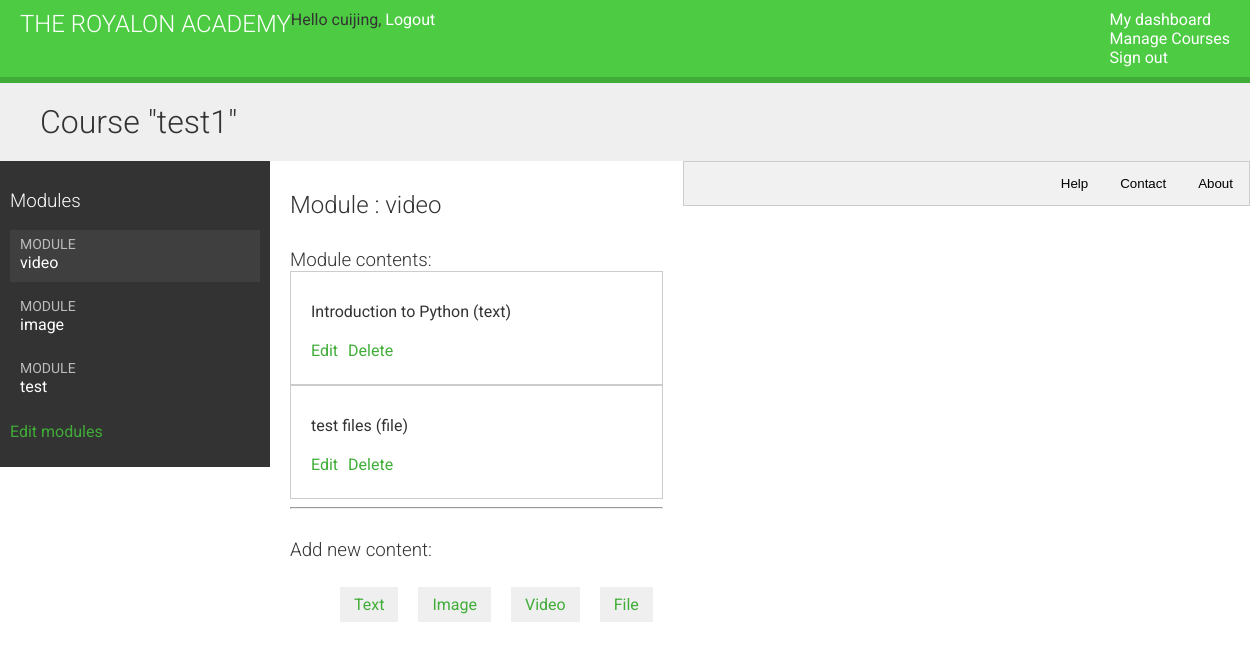
The page /course/module/3/ (signed in) on the database as committed earlier.
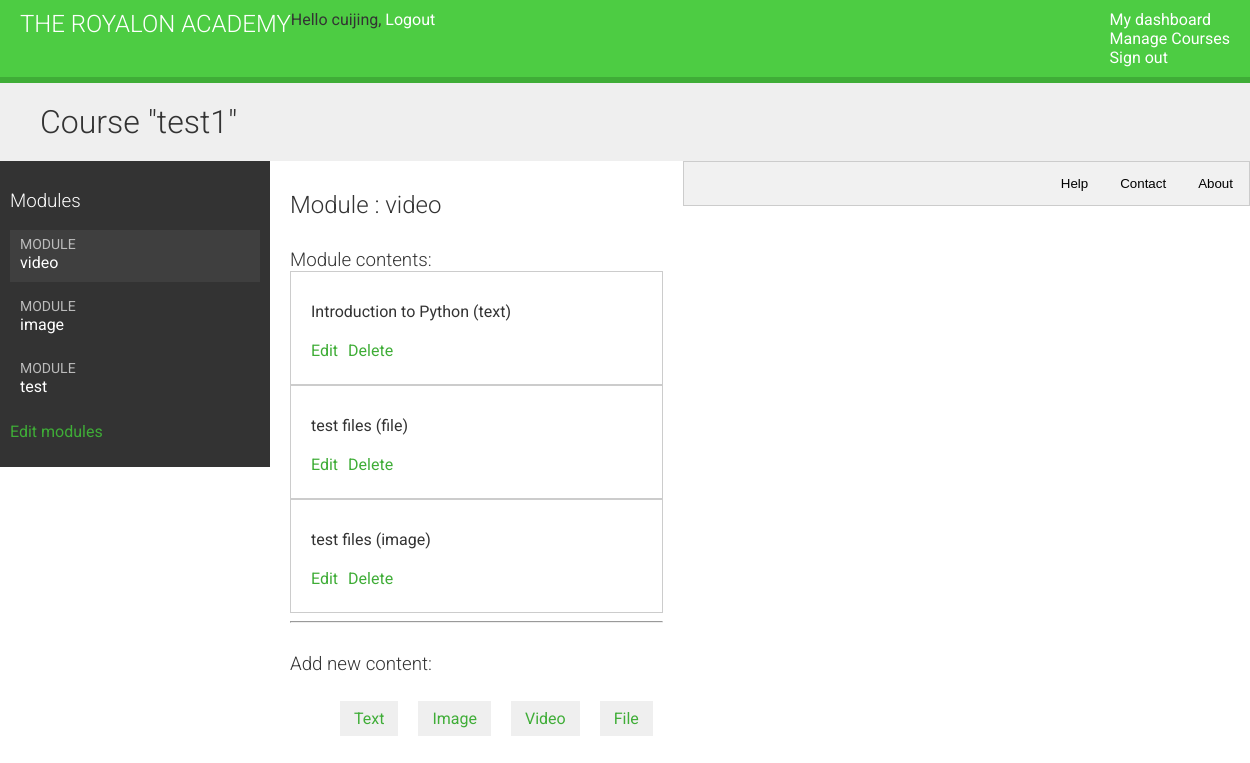
The same page on the database as committed later.
### courses/models.py (models this page shows, shortened)
class Module(models.Model):
    course = models.ForeignKey(Course,
related_name='modules')
    title = models.CharField(max_length=200)
    description = models.TextField(blank=True)

class Content(models.Model):
    module = models.ForeignKey(Module, related_name='contents')
    order = OrderField(blank=True, for_fields=['module'])
    content_type = models.ForeignKey(ContentType,
                                     limit_choices_to={'model__in':('text',
                                                                    'video',
                                                                    'image',
                                                                    'file')})
    object_id = models.PositiveIntegerField()
    item = GenericForeignKey('content_type', 'object_id')
    class Meta:
        ordering = ['order']

class ItemBase(models.Model):
    owner = models.ForeignKey(User, related_name='%(class)s_related')
    title = models.CharField(max_length=250)
    created = models.DateTimeField(auto_now_add=True)
    updated = models.DateTimeField(auto_now=True)
    class Meta:
        abstract = True
    def __str__(self):
        return self.title

class Text(ItemBase):
    content = models.TextField()

class File(ItemBase):
    file = models.FileField(upload_to='files')

class Image(ItemBase):
    file = models.FileField(upload_to='images')

### courses/views.py (the view)
# urls.py: url(r'^module/(?P<module_id>\d+)/$', views.ModuleContentListView.as_view(), name='module_content_list'),
class ModuleContentListView(TemplateResponseMixin, View):
    template_name = 'courses/manage/module/content_list.html'
    def get(self, request, module_id):
        module = get_object_or_404(Module,
                                   id=module_id,
                                   course__owner=request.user)
        return self.render_to_response({'module': module})

### courses/templatetags/course.py (called while the page is built)
@register.filter
def model_name(obj):
    try:
        return obj._meta.model_name
    except AttributeError:
        return None

### courses/templates/courses/manage/module/content_list.html (shortened to what this page needs)
{% extends "base.html" %}
{% load course %}
{% block content %}
{% with course=module.course %}
    <h1>Course "{{ course.title }}"</h1>
    <div class="contents">
        <h3>Modules</h3>
        <ul id="modules">
        {% for m in course.modules.all %}
            <li data-id="{{ m.id }}" {% if m == module %}class="selected"{% endif %}>
                <a href="{% url "module_content_list" m.id %}">
                    <span>
                        Module
                    </span>
                    <br>
                    {{ m.title }}
                </a>
            </li>
        {% empty %}
            <li>No modules yet.</li>
        {% endfor %}
        </ul>
        <p><a href="{% url "course_module_update" course.id %}">Edit modules</a></p>
    </div>
    <div class="module">
        <h2>Module {{ module.order|add:1 }}: {{ module.title }}</h2>
        <h3>Module contents:</h3>
        <div id="module-contents">
            {% for content in module.contents.all %}
            <div data-id="{{ content.id }}">
                {% with item=content.item %}
                    <p>{{ item }} ({{ item|model_name }})</p>
                    <a href="{% url "module_content_update" module.id item|model_name item.id %}">Edit</a>
                    <form action="{% url "module_content_delete" content.id %}" method="post">
                        <input type="submit" value="Delete">
                    </form>
                {% endwith %}
            </div>
            {% empty %}
                <p>This module has no contents yet.</p>
            {% endfor %}
        </div>
        <hr>
        <h3>Add new content:</h3>
        <ul class="content-types">
            <li><a href="{% url "module_content_create" module.id "text" %}">Text</a></li>
            <li><a href="{% url "module_content_create" module.id "image" %}">Image</a></li>
            <li><a href="{% url "module_content_create" module.id "video" %}">Video</a></li>
            <li><a href="{% url "module_content_create" module.id "file" %}">File</a></li>
        </ul>
    </div>
{% endwith %}
{% endblock %}

Rows that differ between the two databases and show on the page:
added Content: item "test files", item|model_name "image"
